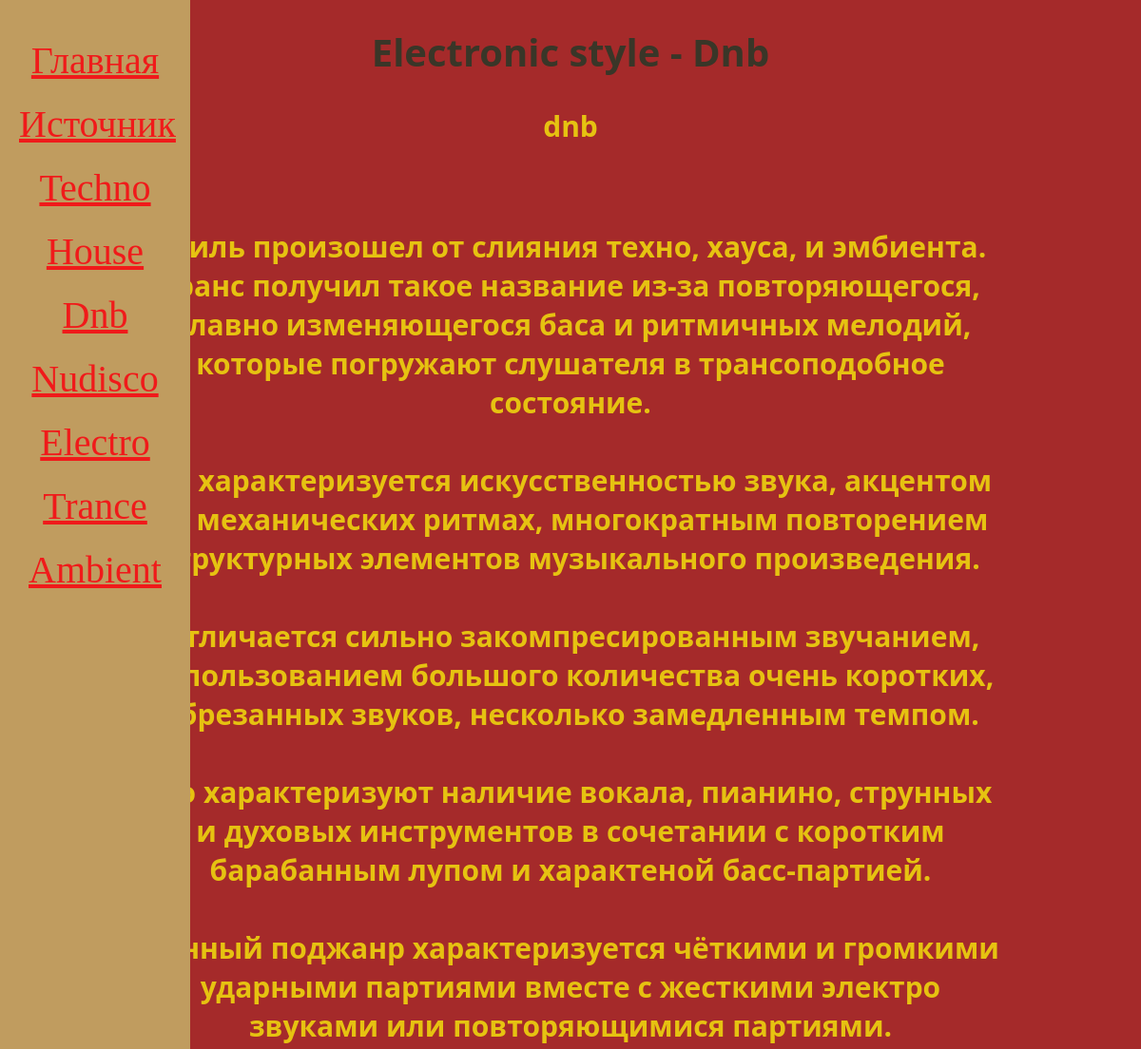
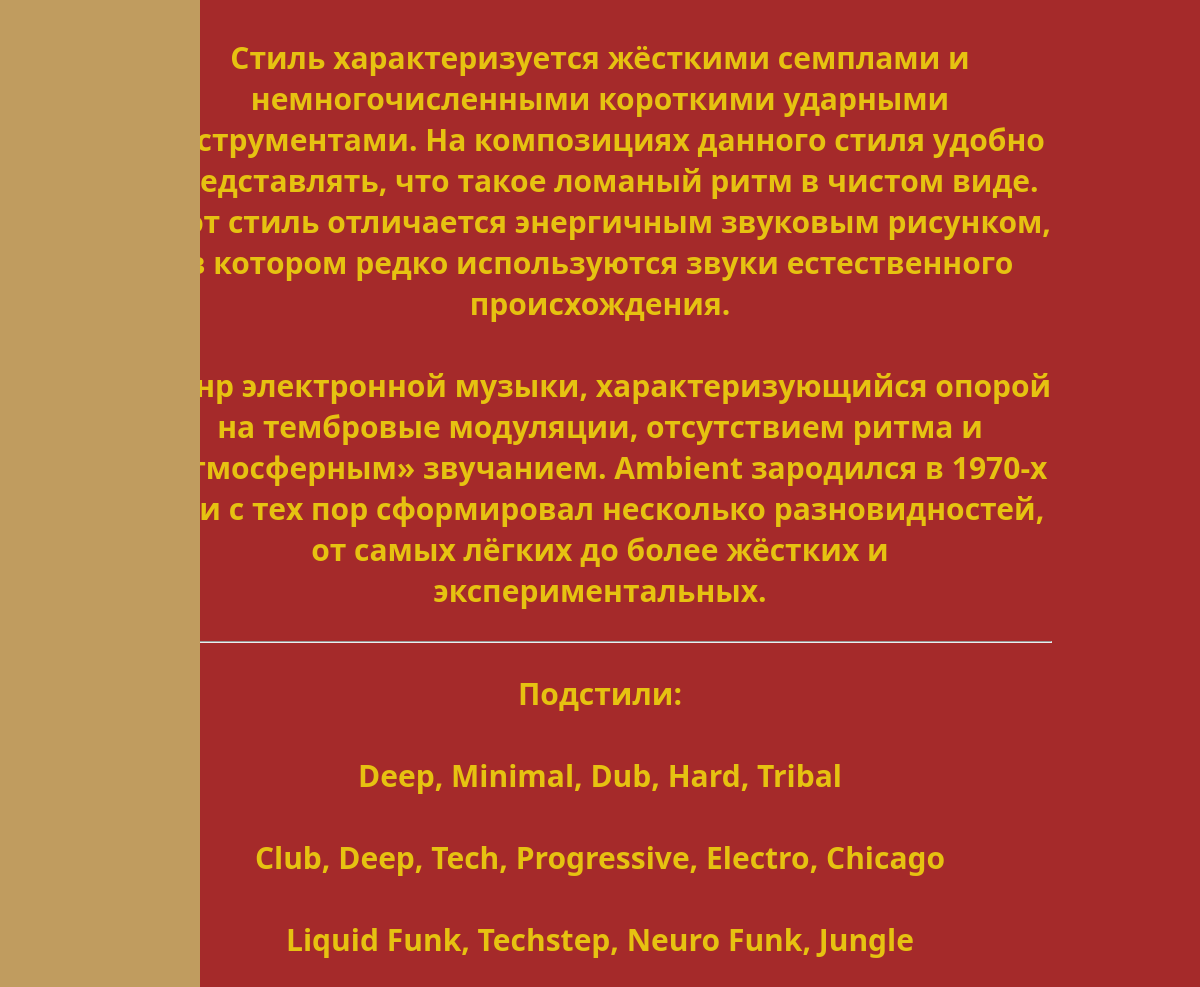
Screenshot of /dnb/ with the database file from the repository (2 pictures, top to bottom).
### home/models.py (models this page shows, shortened)
class Music(models.Model):
    TR='TR'
    TN='TN'
    HS='HS'
    EL='EL'
    AM='AM'
    DB='DB'
    ND='ND'
    STYLE_CHOICES=[
        (TR,'trance'),
        (TN,'techno'),
        (HS,'house'),
        (EL,'electro'),
        (AM,'ambient'),
        (DB,'dnb'),
        (ND,'nudisco')
    ]
    title=models.CharField(max_length=20)
    content=models.TextField(blank=True)
    audio=models.FileField(upload_to='media/')
    style=models.CharField(max_length=2,choices=STYLE_CHOICES, default=HS)

class SubMusic(models.Model):
    style=models.CharField(max_length=20, blank=True)
    sub_style=models.CharField(max_length=120)
    representative=models.TextField(blank=True)
    def __str__(self):
        return f'Подстили {self.style}: {self.sub_style}. Представители стиля: {self.representative}'

### home/views.py (the view)
# urls.py: path('<str:styles>/',views.get_styles, name='electronic-style'),
def get_styles(request, styles:str):
    musics=Music.objects.order_by('-title')
    sub_music=SubMusic.objects.order_by('-style')
    print(sub_music)
    description=style_dict.get(styles)
    styles_lst = list(style_dict)
    data={
        'description_style':description,
        'stl':styles,
        'styles_lst': styles_lst,
        'musics': musics,
        'sub_music': sub_music
    }
    return render(request,'prb/info.html',data)

### home/templates/prb/info.html (shortened to what this page needs)
{% extends 'base.html' %}
{% load static %}
{% block css_add %}
<link rel="stylesheet" href="{% static 'prb/css/info.css' %}">
{% endblock %}
{% block content %}
    {% include 'includes/navbar.html' %}
    {% if description_style is None %}
        <h2>Информация о таком стиле электронной музыки - {{stl|upper}} - отсутствует</h2>
    {% else %}
        <h1>Electronic style - {{stl|capfirst}}</h1>
        <h3>{{description_style}}</h3>
    {% endif %}
    <ul>
        {% for m in musics %}
            <li><h3>{{ m.content }}</h3></li>
        {% endfor %}
        <hr>
        <h3>Подстили: </h3>
        {% for s in sub_music %}
        <li><h3>{{s.sub_style}}</h3></li>
        {% endfor %}
    </ul>
{% endblock %}

### static/css/base.css (style rules this page uses)
html { font-size:20px; background-color: brown; }

### home/static/prb/css/info.css (style rules this page uses)
h3 { color:rgb(230, 194, 17); text-align:center; font-family: 'Segoe UI', Tahoma, Geneva, Verdana, sans-serif; font-size: 30px; }
h1 { color:rgb(57, 54, 40); text-align:center; font-family: 'Segoe UI', Tahoma, Geneva, Verdana, sans-serif; font-size: 40px; }
ul { font-family: 'Segoe UI', Tahoma, Geneva, Verdana, sans-serif; font-size: 40px; color:rgb(57, 54, 40); text-align:right; padding: 5px 140px ; }

### rows the page displays
Music: content "Cтиль произошел от слияния техно, хауса, и эмбиента. Транс получил такое название из-за повторяющегося, плавно изменяющегося баса и ритмичных мелодий, которые погружают слушателя в трансоподобное состояние."
Music: content "Он характеризуется искусственностью звука, акцентом на механических ритмах, многократным повторением структурных элементов музыкального произведения."
Music: content "Отличается сильно закомпресированным звучанием, использованием большого количества очень коротких, обрезанных звуков, несколько замедленным темпом."
Music: content "Его характеризуют наличие вокала, пианино, струнных и духовых инструментов в сочетании с коротким барабанным лупом и характеной басс-партией."
Music: content "Данный поджанр характеризуется чёткими и громкими ударными партиями вместе с жесткими электро звуками или повторяющимися партиями."
Music: content "Стиль характеризуется жёсткими семплами и немногочисленными короткими ударными инструментами. На композициях данного стиля удобно представлять, что такое ломаный ритм в чистом виде. Этот стиль отличается энергичным звуковым рисунком, в котором редко используются звуки естественного происхождения."
Music: content "Жанр электронной музыки, характеризующийся опорой на тембровые модуляции, отсутствием ритма и «атмосферным» звучанием. Ambient зародился в 1970-х гг. и с тех пор сформировал несколько разновидностей, от самых лёгких до более жёстких и экспериментальных."
SubMusic: sub_style "Deep, Minimal, Dub, Hard, Tribal"
SubMusic: sub_style "Club, Deep, Tech, Progressive, Electro, Chicago"
SubMusic: sub_style "Liquid Funk, Techstep, Neuro Funk, Jungle"

### other values shown
{{ style_lst|title }} "Techno" "House" "Dnb" "Nudisco" "Electro" "Trance" "Ambient"
{{ stl|capfirst }} "Dnb"
{{ description_style }} "dnb"
